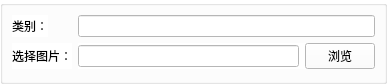
<?xml version="1.0" encoding="UTF-8"?>
<ui version="4.0">
 <class>ClassInfoWidget</class>
 <widget class="QWidget" name="ClassInfoWidget">
  <property name="geometry">
   <rect>
    <x>0</x>
    <y>0</y>
    <width>387</width>
    <height>84</height>
   </rect>
  </property>
  <property name="windowTitle">
   <string>Form</string>
  </property>
  <property name="styleSheet">
   <string notr="true"/>
  </property>
  <layout class="QGridLayout" name="gridLayout">
   <property name="leftMargin">
    <number>0</number>
   </property>
   <property name="topMargin">
    <number>0</number>
   </property>
   <property name="rightMargin">
    <number>0</number>
   </property>
   <property name="bottomMargin">
    <number>0</number>
   </property>
   <property name="horizontalSpacing">
    <number>0</number>
   </property>
   <item row="0" column="0">
    <widget class="QGroupBox" name="groupBox">
     <property name="styleSheet">
      <string notr="true">background-color: rgb(255, 255, 255);</string>
     </property>
     <property name="title">
      <string/>
     </property>
     <layout class="QFormLayout" name="formLayout">
      <item row="0" column="0">
       <widget class="QLabel" name="label_class">
        <property name="text">
         <string>类别：</string>
        </property>
       </widget>
      </item>
      <item row="0" column="1">
       <widget class="QLineEdit" name="lineEdit_name"/>
      </item>
      <item row="1" column="0">
       <widget class="QLabel" name="label_image">
        <property name="text">
         <string>选择图片：</string>
        </property>
       </widget>
      </item>
      <item row="1" column="1">
       <widget class="QWidget" name="widget" native="true">
        <layout class="QHBoxLayout" name="horizontalLayout_2">
         <property name="leftMargin">
          <number>0</number>
         </property>
         <property name="topMargin">
          <number>0</number>
         </property>
         <property name="rightMargin">
          <number>0</number>
         </property>
         <property name="bottomMargin">
          <number>0</number>
         </property>
         <item>
          <widget class="QLineEdit" name="lineEdit_path"/>
         </item>
         <item>
          <widget class="QPushButton" name="pushButton_browse">
           <property name="maximumSize">
            <size>
             <width>70</width>
             <height>34</height>
            </size>
           </property>
           <property name="text">
            <string>浏览</string>
           </property>
          </widget>
         </item>
        </layout>
       </widget>
      </item>
     </layout>
    </widget>
   </item>
  </layout>
 </widget>
 <resources/>
 <connections/>
</ui>
